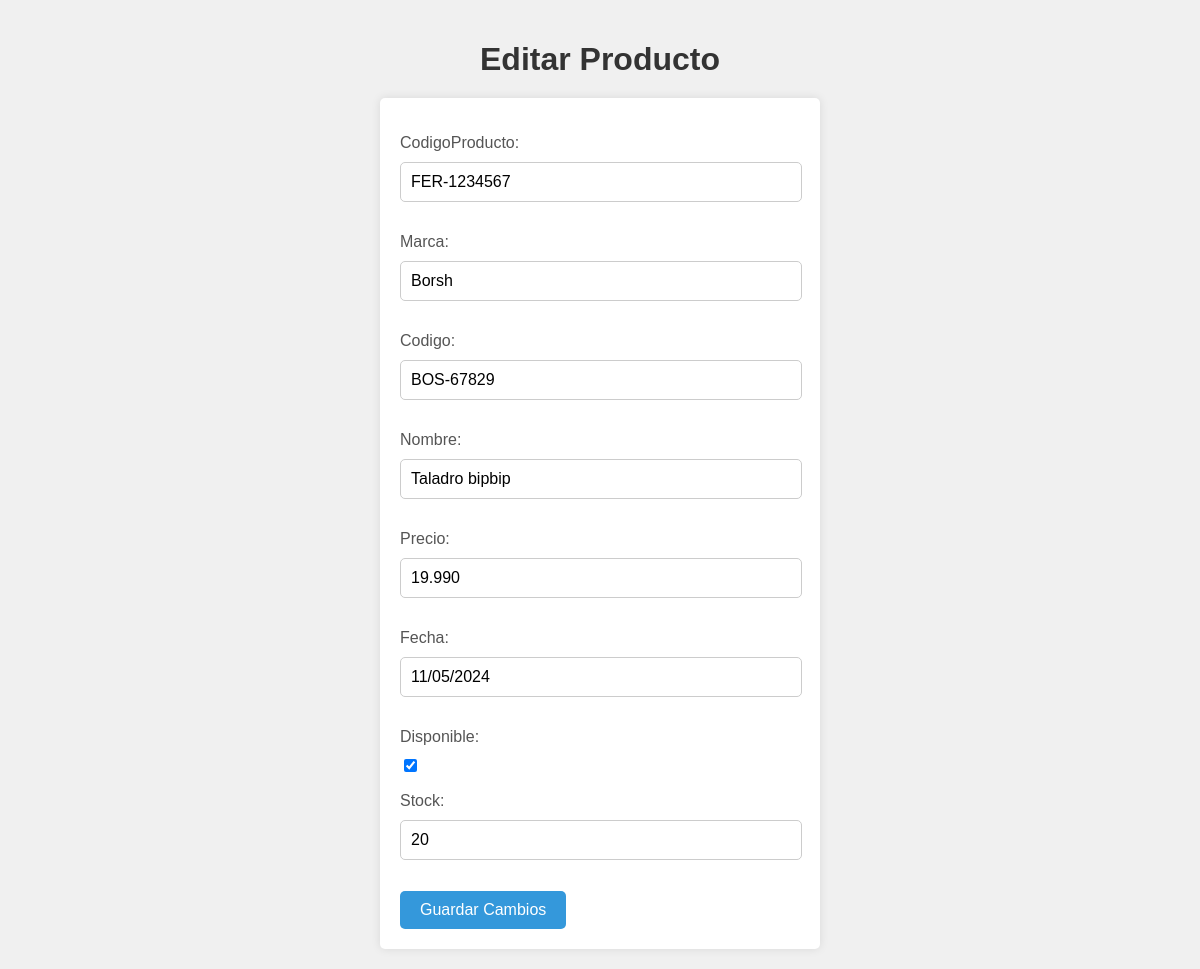
Screenshot of /editar_producto/6/ with the database file from the repository.
### api/models.py (models this page shows)
class Producto (models.Model):
    codigoProducto = models.CharField(max_length=100)
    marca = models.CharField(max_length=20)
    codigo = models.CharField(max_length=10)
    nombre = models.CharField(max_length=100)
    precio = models.CharField(max_length=10)
    fecha = models.CharField(max_length=10)
    disponible = models.BooleanField(default=False)
    stock = models.IntegerField(default=0)

### api/views.py (the view)
# urls.py: path('editar_producto/<int:pk>/', views.editar_producto, name='editar_producto'),
def editar_producto(request, pk):
    producto = get_object_or_404(Producto, pk=pk)
    if request.method == 'POST':
        form = ProductoForm(request.POST, instance=producto)
        if form.is_valid():
            form.save()
            return redirect('listar_productos')
    else:
        form = ProductoForm(instance=producto)
    return render(request, 'editar_producto.html', {'form': form})

### api/forms.py
class ProductoForm(forms.ModelForm):
    class Meta:
        model = Producto
        fields = '__all__'

### api/templates/editar_producto.html (shortened to what this page needs)
<!DOCTYPE html>
<html lang="en">
<head>
</head>
<body>
    <h1>Editar Producto</h1>
    <form method="post">
        {{ form.as_p }}
        <button type="submit">Guardar Cambios</button>
    </form>
</body>
</html>

### api/templates/editar_producto.html (style rules this page uses)
body { font-family: Arial, sans-serif; background-color: #f0f0f0; padding: 20px; margin: 0; display: flex; flex-direction: column; align-items: center; }
h1 { color: #333; margin-bottom: 20px; }
form { width: 100%; max-width: 400px; background-color: #fff; padding: 20px; border-radius: 5px; box-shadow: 0 0 10px rgba(0,0,0,0.1); }
form label { display: block; margin-bottom: 10px; color: #555; }
form input[type="text"], form input[type="number"] { width: calc(100% - 20px); padding: 10px; margin-bottom: 15px; border: 1px solid #ccc; border-radius: 5px; font-size: 16px; }
form button[type="submit"] { padding: 10px 20px; background-color: #3498db; color: white; border: none; border-radius: 5px; cursor: pointer; font-size: 16px; transition: background-color 0.3s ease; }

### rows the page displays
Producto: codigoProducto "FER-1234567", marca "Borsh", codigo "BOS-67829", nombre "Taladro bipbip", precio "19.990", fecha "11/05/2024", disponible "☑", stock "20"
